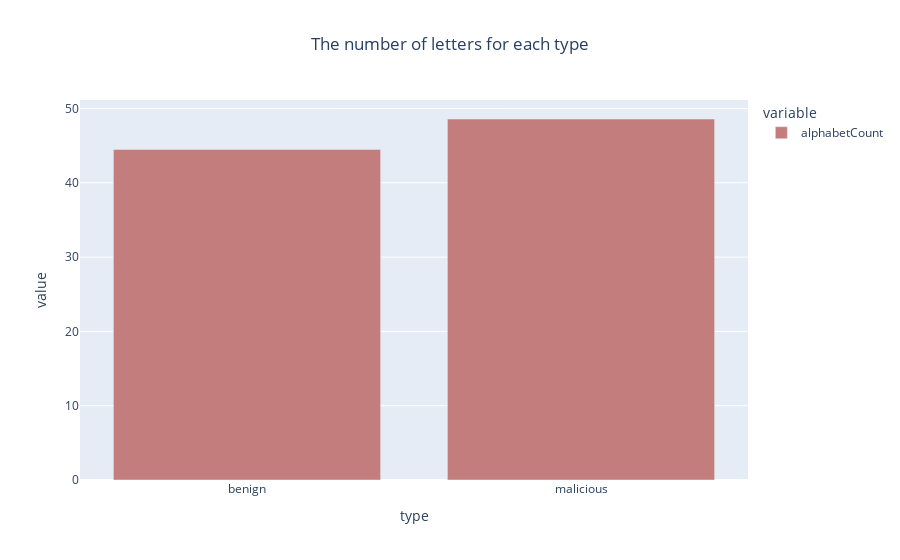

Write notebook code for a chart like this one.
### Code cell
px.bar(data_frame=letters,x=letters.type,y=['alphabetCount'],barmode='group',title='The number of letters for each type',color_discrete_map={'alphabetCount':'#c47d7d'}).update_layout(title_x=0.5)

### Figure 1 — Plotly figure (JSON) as saved in the notebook; plotly's stock layout.template omitted (floating-point values rounded to 4 significant figures)
{"data": [{"alignmentgroup": "True", "hovertemplate": "variable=alphabetCount<br>type=%{x}<br>value=%{y}<extra></extra>", "legendgroup": "alphabetCount", "marker": {"color": "#c47d7d", "pattern": {"shape": ""}}, "name": "alphabetCount", "offsetgroup": "alphabetCount", "orientation": "v", "showlegend": true, "textposition": "auto", "type": "bar", "x": ["benign", "malicious"], "xaxis": "x", "y": [44.49, 48.59], "yaxis": "y"}], "layout": {"barmode": "group", "legend": {"title": {"text": "variable"}, "tracegroupgap": 0}, "title": {"text": "The number of letters for each type", "x": 0.5}, "xaxis": {"anchor": "y", "domain": [0, 1], "title": {"text": "type"}}, "yaxis": {"anchor": "x", "domain": [0, 1], "title": {"text": "value"}}}}
